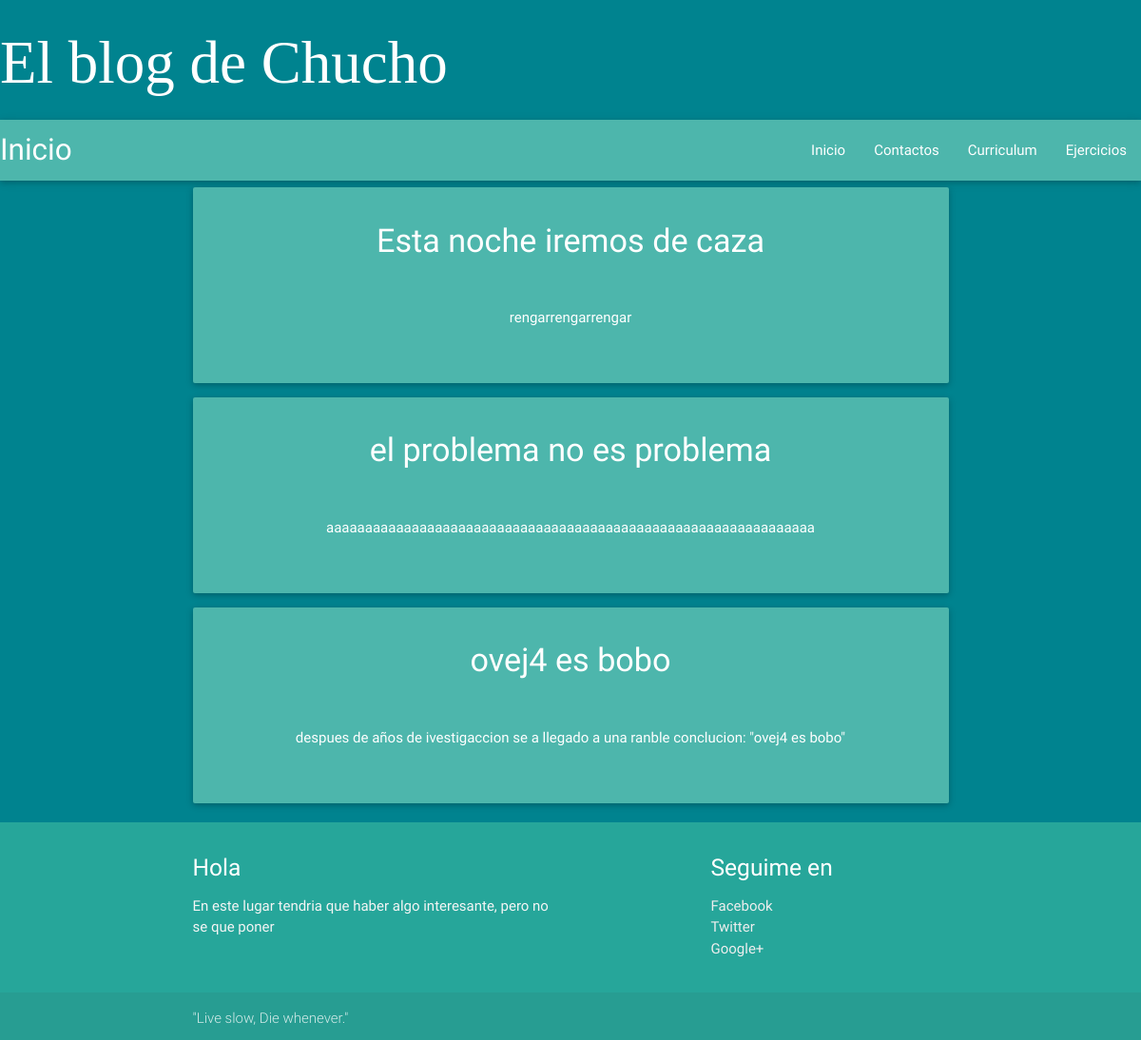
The page / on the database its author committed.
### blog/models.py (models this page shows, shortened)
class Entrada(models.Model):
    class Meta:
        verbose_name = "Entrada"
        verbose_name_plural = "Todas las Entradas"
        ordering = ['-fecha']
    titulo = models.CharField(u'Título', max_length = 100)
    fecha = models.DateTimeField(u'Fecha del Post',auto_now_add=True)
    resumen= models.CharField(u'Resumen',max_length=512)
    contenido = models.TextField(u'Contenido')

### blog/views.py (the view)
# urls.py: url(r'^$',"blog.views.home", name='inicio'),
def home(request):
    context= RequestContext(request)
    entradas = Entrada.objects.all()
    return render_to_response('Inicio.html',{"entradas":entradas},context)

### blog/templates/Inicio.html (shortened to what this page needs)
{% extends 'base.html' %}
{% block title %}
Inicio
{% endblock %}
{% block content %}
<div class="container center-align">
{% for entrada in entradas %}
<div class=" card-panel teal lighten-2">
    <h4><a href="{% url 'blog:verpost' entrada.id %}">{{entrada.titulo}}</a></h3><br>
    <p>{{entrada.resumen}}</p><br>
</div>
{% endfor %}
</div>
{% endblock %}

### blog/templates/base.html (shortened to what this page needs)
{% load staticfiles %}
<html>
    <head>
        <link type="text/css" rel="stylesheet" href="{% static 'css/materialize.min.css' %}"  media="screen,projection"/>
        <link type="text/css" rel="stylesheet" href="{% static 'css/style.css' %}" />
        <link rel="stylesheet" href="{% static 	'css/materialize.css' %}">
        <link rel="stylesheet" href="{% static 	'css/style.css' %}">
    </head>
    <body class="cyan darken-3">
        <div class="cabeza">
            <h1 style="color:white">El blog de Chucho</h1>
        </div>
        <nav>
            <div class="nav-wrapper teal lighten-2">
                <a href="#" class="brand-logo left " >{% block title %}{% endblock %}</a>
                <ul id="nav-mobile" class="right hide-on-med-and-down">
                    <li><a href="{% url 'blog:inicio' %}" >Inicio</a></li>
                    <li><a href="{% url 'blog:contactos' %}" >Contactos</a></li>
                    <li><a href="{% url 'blog:cv' %}" >Curriculum</a></li>
                    <li><a class="dropdown-button" href="#!" data-activates="dropdown1">Ejercicios</a>
                </ul>
            </div>
        </nav>
        {% block content %}
        {% endblock %}
        <footer class="page-footer"/>
            <div class="teal lighten-1">
                <div class="container">
                    <div class="row">
                        <div class="col l6 s12">
                            <h5 class="white-text">Hola</h5>
                            <p class="grey-text text-lighten-4">En este lugar tendria que haber algo interesante, pero no se que poner</p>
                        </div>
                        <div class="col l4 offset-l2 s12">
                            <h5 class="white-text">Seguime en</h5>
                            <ul>
                                <li><a class="grey-text text-lighten-3" href="https://www.facebook.com/?_rdr">Facebook</a></li>
                                <li><a class="grey-text text-lighten-3" href="https://twitter.com/?lang=es">Twitter</a></li>
                                <li><a class="grey-text text-lighten-3" href="https://plus.google.com/?hl=es">Google+</a></li>
                            </ul>
                        </div>
                    </div>
                </div>
                <div class="footer-copyright">
                    <div class="container">
                        "Live slow, Die whenever."
                    </div>
                </div>
            </div>
    </body>
</html>

### blog/static/css/style.css (style rules this page uses)
h1 { color:white; }
p { color:white; }
a { color:white; }
h4 { color:white; }

### rows shown on the page
Entrada: titulo "Esta noche iremos de caza", resumen "rengarrengarrengar"
Entrada: titulo "el problema no es problema", resumen "aaaaaaaaaaaaaaaaaaaaaaaaaaaaaaaaaaaaaaaaaaaaaaaaaaaaaaaaaaaaaaa"
Entrada: titulo "ovej4 es bobo", resumen "despues de años de ivestigaccion se a llegado a una ranble conclucion: \"ovej4 es bobo\""
